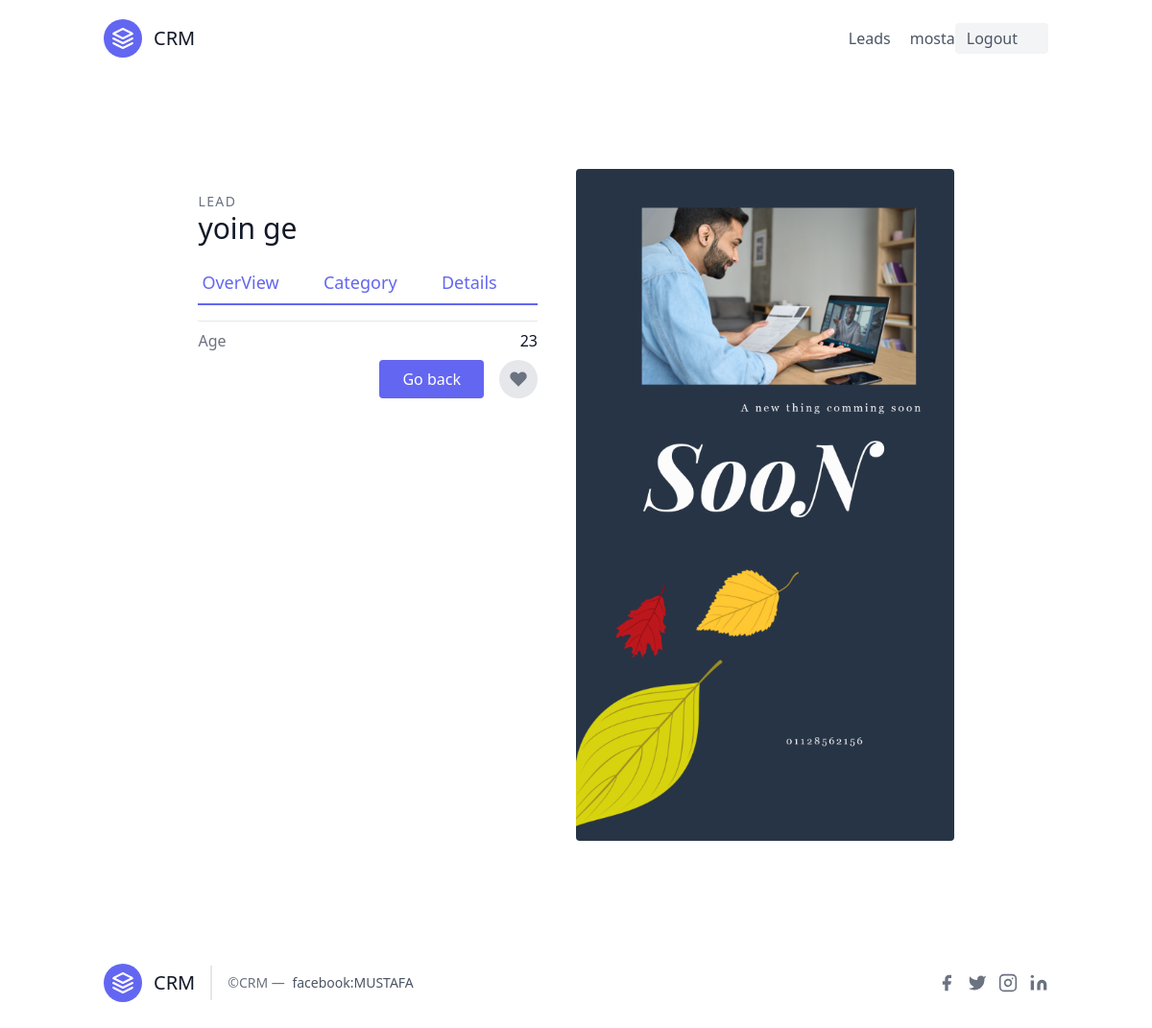
/leads/3 (signed in), run on the app's committed database.
### leads/models.py (models this page shows, shortened)
class User(AbstractUser):
    is_oraganisor = models.BooleanField(default=True)
    is_agent = models.BooleanField(default=False)

class Lead(models.Model):
    source_choices =(
        ('YouTube','YouTube'),
        ('Google', 'Google'),
        ('Newsletter', 'Newsletter'),
    )
    first_name = models.CharField(max_length=20)
    last_name = models.CharField(max_length=20)
    age = models.IntegerField(default=0)
    data_added=models.DateTimeField(auto_now_add=True)
    agent = models.ForeignKey("Agent",null=True,blank=True,on_delete=models.SET_NULL)
    oraganisation = models.ForeignKey(UserProfile,on_delete=models.CASCADE)
    phoned = models.BooleanField(default =False)
    source = models.CharField(choices=source_choices ,max_length=100)
    profile_picture=models.ImageField(upload_to='profile_pics',blank=True ,null=True)
    special_files = models.FileField(blank=True ,null=True)
    category = models.ForeignKey("Category",related_name="leads" , null=True,blank = True,on_delete=models.SET_NULL)

### leads/views.py (the view)
# urls.py: path("<int:pk>",LeadDetailView.as_view(), name="lead_detail"),
class LeadDetailView(OrgansisorAndLoginRequiredMixin,DetailView):
    template_name='lead_detail.html'
    context_object_name='leads'
    def get_queryset(self) :
        user=self.request.user
        if user.is_oraganisor:
            queryset = Lead.objects.filter(oraganisation=user.userprofile)
        else:
            queryset = Lead.objects.filter(oraganisation=user.agent.oraganisation)
            queryset = queryset.filter(agent__user=user)
        return queryset

### agents/mixins.py (called while the page is built)
    def dispatch(self, request, *args, **kwargs):
        if not request.user.is_authenticated or not request.user.is_oraganisor:
            return redirect("leads:lead")
        return super().dispatch(request, *args, **kwargs)

### leads/templates/lead_detail.html
 {% extends "base.html" %}
 {% load static %}
    {% block content %}
    <section class="text-gray-600 body-font overflow-hidden">
  <div class="container px-5 py-24 mx-auto">
    <div class="lg:w-4/5 mx-auto flex flex-wrap">
      <div class="lg:w-1/2 w-full lg:pr-10 lg:py-6 mb-6 lg:mb-0">
        <h2 class="text-sm title-font text-gray-500 tracking-widest">LEAD</h2>
        <h1 class="text-gray-900 text-3xl title-font font-medium mb-4">{{leads.first_name}}  {{leads.last_name}}</h1>
        <div class="flex mb-4">
          <a  class="flex-grow text-indigo-500 border-b-2 border-indigo-500 py-2 text-lg px-1">OverView</a>
          <a  herf="{% url 'leads:lead-category-update' leads.pk %}"  class="flex-grow text-indigo-500 border-b-2 border-indigo-500 py-2 text-lg px-1"> Category </a>
          <a href= "{% url 'leads:lead-category-update' leads.pk %}"class="flex-grow text-indigo-500 border-b-2 border-indigo-500 py-2 text-lg px-1"> Details </a>
        </div>
         <div class="flex border-t border-gray-200 py-2">
          <span class="text-gray-500">Age</span>
          <span class="ml-auto text-gray-900"> {{leads.age}}</span>
        </div>
        <div class="flex">
          <a href = '{% url 'leads:lead' %}'class="flex ml-auto text-white bg-indigo-500 border-0 py-2 px-6 focus:outline-none hover:bg-indigo-600 rounded">Go back</a>
          <button class="rounded-full w-10 h-10 bg-gray-200 p-0 border-0 inline-flex items-center justify-center text-gray-500 ml-4">
            <svg fill="currentColor" stroke-linecap="round" stroke-linejoin="round" stroke-width="2" class="w-5 h-5" viewBox="0 0 24 24">
              <path d="M20.84 4.61a5.5 5.5 0 00-7.78 0L12 5.67l-1.06-1.06a5.5 5.5 0 00-7.78 7.78l1.06 1.06L12 21.23l7.78-7.78 1.06-1.06a5.5 5.5 0 000-7.78z"></path>
            </svg>
          </button>
        </div>
      </div>
      <img src="{{leads.profile_picture.url}}" class="lg:w-1/2 w-full lg:h-auto h-64 object-cover object-center rounded" width="70" height="70" >
    </div>
  </div>
</section>
     {% endblock content %}

### templates/navbar.html (shortened to what this page needs)
<header class="text-gray-600 body-font">
  <div class="container mx-auto flex flex-wrap p-5 flex-col md:flex-row items-center">
    <a class="flex title-font font-medium items-center text-gray-900 mb-4 md:mb-0">
      <svg xmlns="http://www.w3.org/2000/svg" fill="none" stroke="currentColor" stroke-linecap="round" stroke-linejoin="round" stroke-width="2" class="w-10 h-10 text-white p-2 bg-indigo-500 rounded-full" viewBox="0 0 24 24">
        <path d="M12 2L2 7l10 5 10-5-10-5zM2 17l10 5 10-5M2 12l10 5 10-5"></path>
      </svg>
      <span class="ml-3 text-xl">CRM</span>
    </a>
    <nav class="md:ml-auto flex flex-wrap items-center text-base justify-center">
      <a href="{% url 'leads:lead' %}" class="mr-5 hover:text-gray-900">Leads</a>
    </nav>
    {% if request.user.is_authenticated %}
    {{request.user.username}}
    <a href="{% url 'logout' %}"> <button class="inline-flex items-center bg-gray-100 border-0 py-1 px-3 focus:outline-none hover:bg-gray-200 rounded text-base mt-4 md:mt-0">Logout
      <svg fill="none" stroke="currentColor" stroke-linecap="round" stroke-linejoin="round" stroke-width="2" class="w-4 h-4 ml-1" viewBox="0 0 24 24">
       </svg>
    </button>
    </a>
    {% endif %}
  </div>
</header>

### data on the page
User: user.username "mosta"
Lead: first_name "yoin", last_name "ge", age "23", profile_picture (picture)
